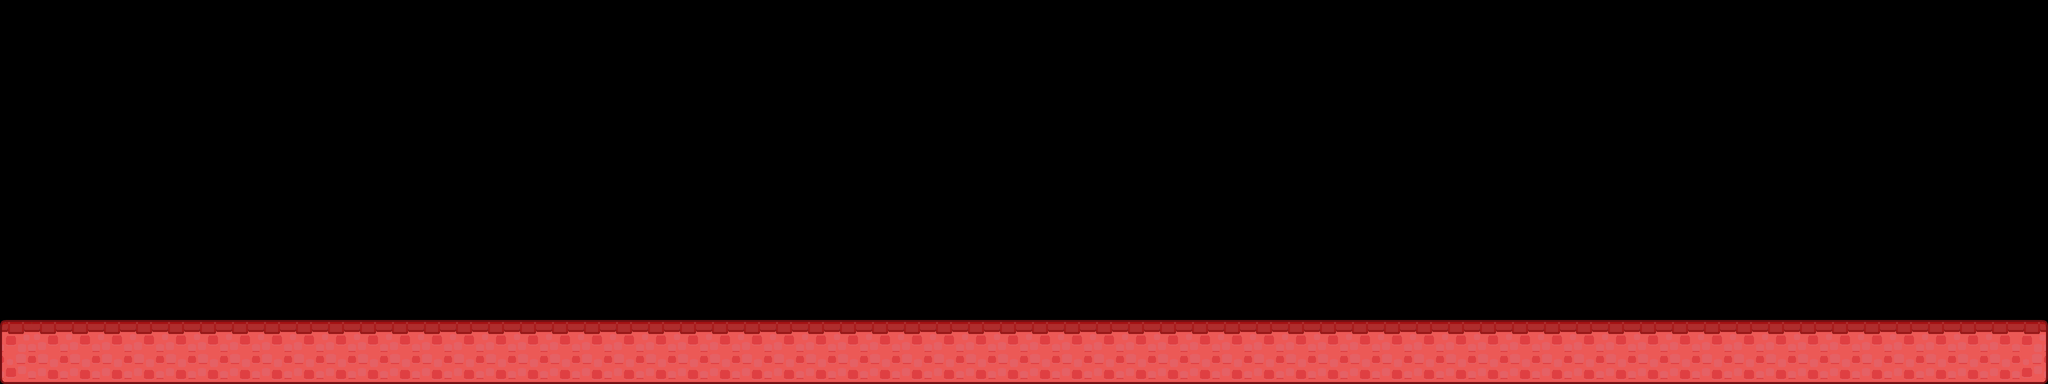

A level layout from a 2D game, rendered from its tile map. Below: a short description, then the map file with tile-grid data replaced by summaries:
An orthogonal 64x12 tile map with 64x64 px tiles, 5 tile layers (Decor, Ground, Sand, Water, ...).

<map version="1.10" tiledversion="1.11.2" orientation="orthogonal" renderorder="right-down" width="64" height="12" tilewidth="64" tileheight="64" infinite="0" nextlayerid="13" nextobjectid="31">
 <tileset firstgid="1" source="ground.tsx" />
 <layer id="5" name="Decor" width="64" height="12">
  <data>[768 cells, 0 non-empty, 0 distinct tile ids]</data>
 </layer>
 <layer id="6" name="Ground" width="64" height="12">
  <data>[768 cells, 128 non-empty, 6 distinct tile ids]</data>
 </layer>
 <layer id="7" name="Sand" width="64" height="12">
  <data>[768 cells, 0 non-empty, 0 distinct tile ids]</data>
 </layer>
 <layer id="8" name="Water" width="64" height="12">
  <data>[768 cells, 0 non-empty, 0 distinct tile ids]</data>
 </layer>
 <layer id="9" name="Traps" width="64" height="12">
  <data>[768 cells, 0 non-empty, 0 distinct tile ids]</data>
 </layer>
</map>
